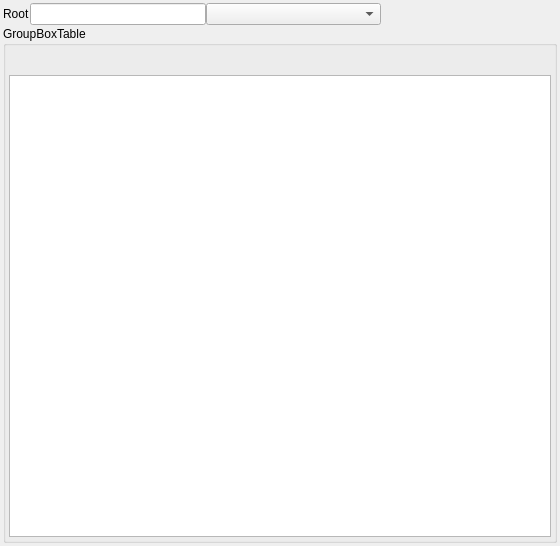
<?xml version="1.0" encoding="UTF-8"?>
<ui version="4.0">
 <class>RB_TableWidget</class>
 <widget class="QWidget" name="RB_TableWidget">
  <property name="geometry">
   <rect>
    <x>0</x>
    <y>0</y>
    <width>560</width>
    <height>546</height>
   </rect>
  </property>
  <property name="windowTitle">
   <string>Dialog</string>
  </property>
  <layout class="QGridLayout" name="glMain">
   <property name="leftMargin">
    <number>3</number>
   </property>
   <property name="topMargin">
    <number>3</number>
   </property>
   <property name="rightMargin">
    <number>3</number>
   </property>
   <property name="bottomMargin">
    <number>3</number>
   </property>
   <property name="horizontalSpacing">
    <number>3</number>
   </property>
   <property name="verticalSpacing">
    <number>1</number>
   </property>
   <item row="1" column="0">
    <widget class="QGroupBox" name="gbTable">
     <property name="title">
      <string>GroupBoxTable</string>
     </property>
     <layout class="QGridLayout" name="gridLayout">
      <property name="leftMargin">
       <number>3</number>
      </property>
      <property name="topMargin">
       <number>3</number>
      </property>
      <property name="rightMargin">
       <number>3</number>
      </property>
      <property name="bottomMargin">
       <number>3</number>
      </property>
      <property name="horizontalSpacing">
       <number>3</number>
      </property>
      <property name="verticalSpacing">
       <number>1</number>
      </property>
      <item row="1" column="0">
       <widget class="RB_TableView" name="tableView"/>
      </item>
      <item row="0" column="0">
       <widget class="RB_ToolButtonBar" name="tbb" native="true">
        <property name="minimumSize">
         <size>
          <width>0</width>
          <height>25</height>
         </size>
        </property>
        <property name="maximumSize">
         <size>
          <width>16777215</width>
          <height>25</height>
         </size>
        </property>
       </widget>
      </item>
     </layout>
    </widget>
   </item>
   <item row="0" column="0">
    <layout class="QHBoxLayout" name="hlRoot">
     <item>
      <widget class="QLabel" name="lblRoot">
       <property name="text">
        <string>Root</string>
       </property>
      </widget>
     </item>
     <item>
      <widget class="QLineEdit" name="leRoot"/>
     </item>
     <item>
      <widget class="QComboBox" name="cbSourceModelFilter">
       <property name="sizePolicy">
        <sizepolicy hsizetype="Expanding" vsizetype="Fixed">
         <horstretch>0</horstretch>
         <verstretch>0</verstretch>
        </sizepolicy>
       </property>
      </widget>
     </item>
     <item>
      <spacer name="horizontalSpacer_3">
       <property name="orientation">
        <enum>Qt::Horizontal</enum>
       </property>
       <property name="sizeHint" stdset="0">
        <size>
         <width>40</width>
         <height>20</height>
        </size>
       </property>
      </spacer>
     </item>
    </layout>
   </item>
  </layout>
 </widget>
 <customwidgets>
  <customwidget>
   <class>RB_ToolButtonBar</class>
   <extends>QWidget</extends>
   <header>rb_toolbuttonbar.h</header>
   <container>1</container>
  </customwidget>
  <customwidget>
   <class>RB_TableView</class>
   <extends>QTableView</extends>
   <header>rb_tableview.h</header>
  </customwidget>
 </customwidgets>
 <tabstops>
  <tabstop>tableView</tabstop>
  <tabstop>leRoot</tabstop>
 </tabstops>
 <resources/>
 <connections/>
</ui>
